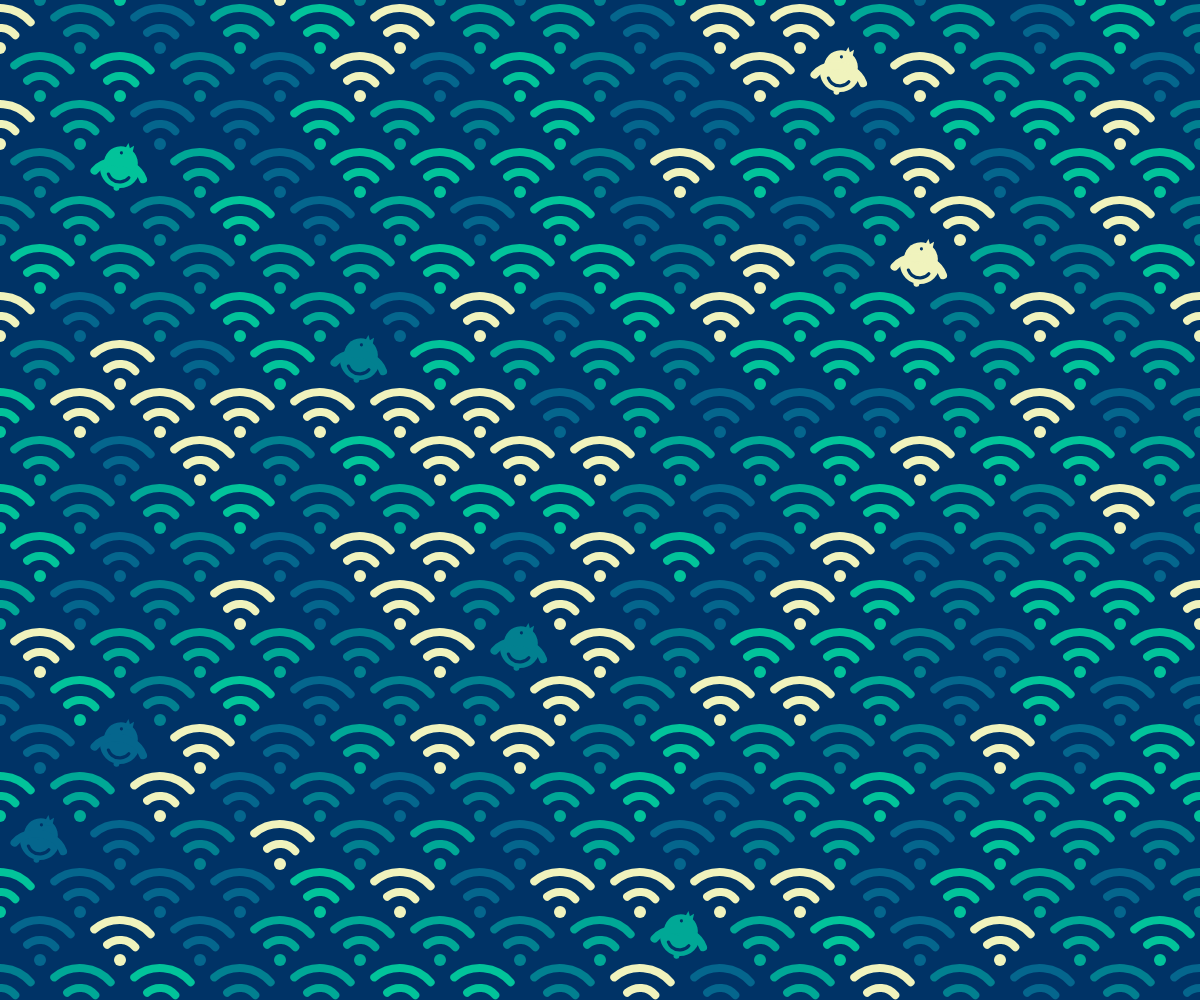
Frame 1 (no input)
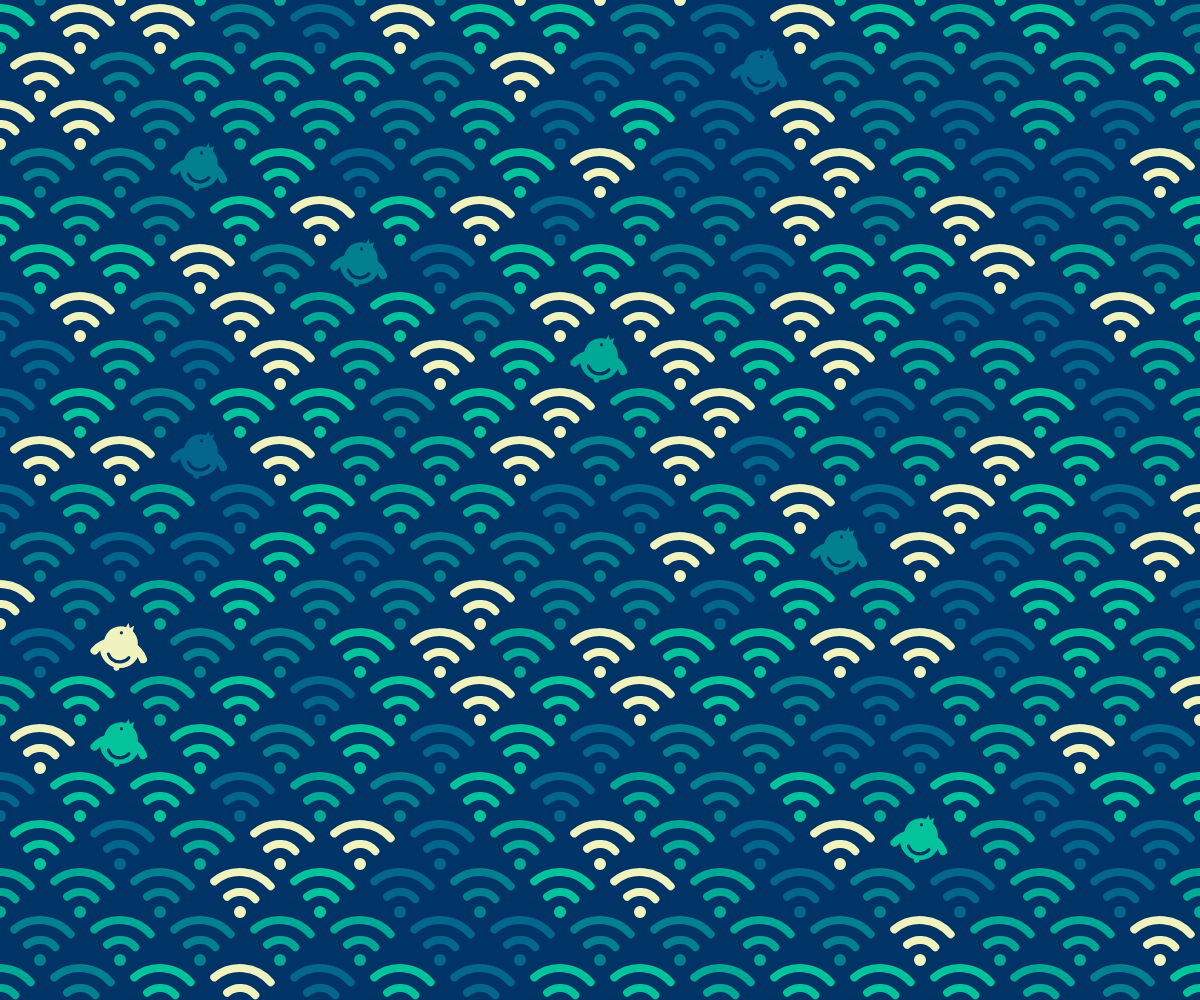
Frame 2 (the mouse pressed at the canvas centre, redrawn once)

The p5.js sketch that drew these frames (run headless with seeded random() and noise() and a simulated clock; the mouse was pressed at the canvas centre and the sketch redrawn once):

// p5.js sketch
// ── sketch.js
"use strict"

const COLORS = ["#05668D", "#028090", "#00A896", "#02C39A", "#F0F3BD"];
const WHITE  = "#EEEEFF";
const BLACK  = "#333333";
const BLUE   = "#003366";

function setup(){
	createCanvas(windowWidth, windowHeight);
	angleMode(DEGREES); rectMode(CENTER); imageMode(CENTER);
	textAlign(CENTER, CENTER); textSize(14);
	noLoop();
}

function draw(){
	background(BLUE);
	noFill();
	noStroke();

	stroke(WHITE); strokeWeight(1);

	const len = 80;
	const pX  = len;
	const pY  = len * 0.6;
	const rows = floor(height / pY) + 2;
	const cols = floor(width / pX) + 2;
	for(let r=0; r<rows; r++){
		const rdm = floor(random(cols));
		for(let c=0; c<cols; c++){
			let x = floor(c * pX);
			let y = floor(r * pY);
			if(r%2==0) x += pX / 2;
			if(r%2==0 && rdm==c){
				drawNamichidori(x, y, len*0.5, 10, getColor(COLORS), BLUE);
			}else{
				drawWave(x, y, len, 0, getColor(COLORS), BLUE);
			}
		}
	}
}

function drawWave(x, y, len, rot, cMain, cSub){

	const from = 230;
	const to   = from + 90;

	noFill();
	stroke(cMain); strokeWeight(len*0.1);

	push();
	translate(x, y);
	rotate(rot);
	arc(0, 0, len*0.5, len*0.5, from, to);
	arc(0, 0, len, len, from, to);
	fill(cMain); noStroke();
	circle(0, 0, len*0.15);
	pop();
}

function drawNamichidori(x, y, len, rot, cMain, cSub){

	push();
	translate(x, y-len*0.6);
	rotate(rot);
	fill(cMain); noStroke();
	circle(0, -len*0.12, len*0.85);// Head
	arc(0, 0, len, len, -10, 190);// Body
	noFill(); stroke(cMain); strokeWeight(len*0.2);
	arc(0, len*0.4, len*1.35, len*1.1, 200, 340);
	fill(cSub); noStroke();
	circle(-len*0.03, -len*0.38, len*0.08);// Eye
	noFill(); stroke(cSub); strokeWeight(len*0.08);
	arc(0, len*0.05, len*0.6, len*0.6, 30, 150);
	fill(cMain); noStroke();
	triangle(0, -len*0.38, len*0.10, -len*0.65, len*0.22, -len*0.4);
	triangle(0, -len*0.40, len*0.25, -len*0.61, len*0.24, -len*0.4);
	circle(0, len*0.5, len*0.15);
	pop();
}

function getColor(colors){
	return colors[floor(random()*colors.length)];
}
